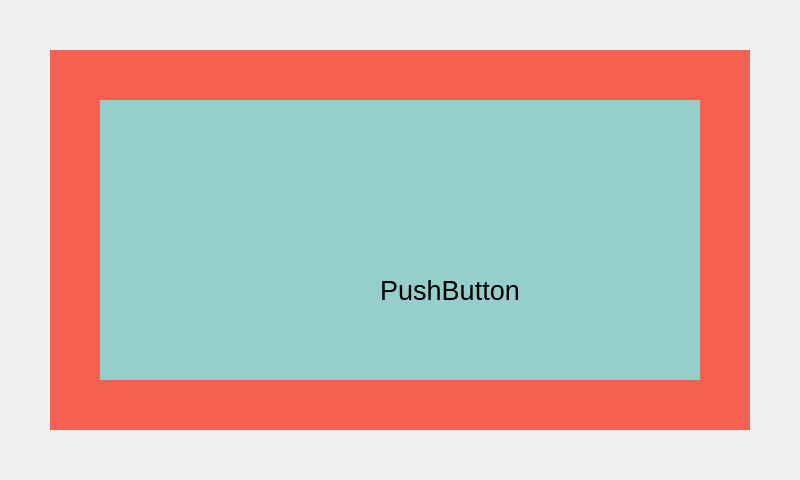
<?xml version="1.0" encoding="UTF-8"?>
<ui version="4.0">
 <class>Widget</class>
 <widget class="QWidget" name="Widget">
  <property name="geometry">
   <rect>
    <x>0</x>
    <y>0</y>
    <width>800</width>
    <height>480</height>
   </rect>
  </property>
  <property name="windowTitle">
   <string>Widget</string>
  </property>
  <widget class="QPushButton" name="pushButton">
   <property name="geometry">
    <rect>
     <x>0</x>
     <y>0</y>
     <width>800</width>
     <height>480</height>
    </rect>
   </property>
   <property name="font">
    <font>
     <pointsize>20</pointsize>
    </font>
   </property>
   <property name="styleSheet">
    <string notr="true">QPushButton
{
		margin: 50px; 
		background-color : #96CDCD;
		border-width: 50px;
		border-color : rgb(246, 97, 81);
		border-style : solid;
		padding-top : 100px;
		padding-left : 100px;
}</string>
   </property>
   <property name="text">
    <string>PushButton</string>
   </property>
  </widget>
 </widget>
 <resources/>
 <connections/>
</ui>
